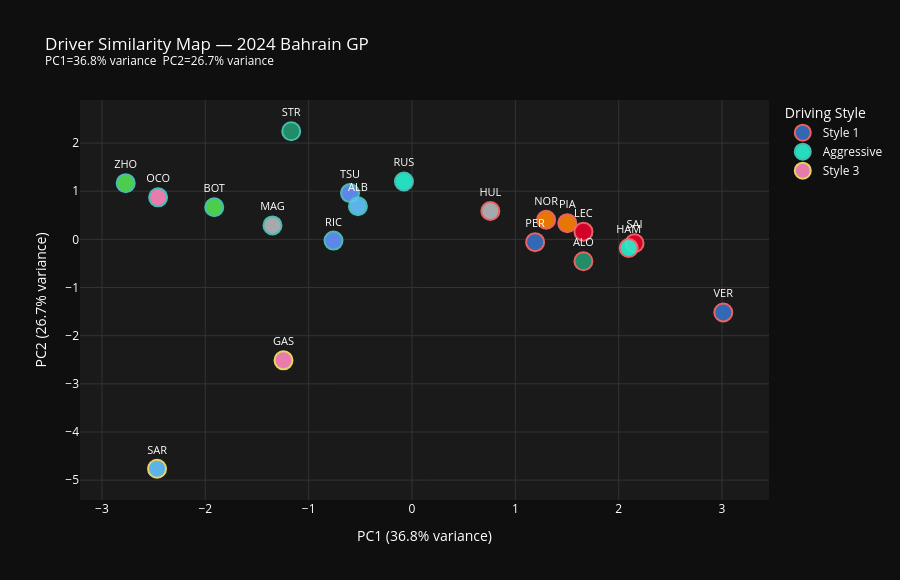

Notebook cell for this chart:
### Code cell
# Driver similarity map — 2D PCA scatter
CLUSTER_COLORS = ['#FF6B6B', '#4ECDC4', '#FFE66D', '#A8E6CF', '#FF8B94', '#B8B8FF']

fig = go.Figure()

from collections import defaultdict
cluster_groups = defaultdict(list)
for code, result in clustering.clusters.items():
    cluster_groups[result.cluster_label].append((code, result))

for i, (label, members) in enumerate(cluster_groups.items()):
    color = CLUSTER_COLORS[i % len(CLUSTER_COLORS)]
    team_colors_list = [TEAM_COLORS.get(r.team, '#888') for _, r in members]

    fig.add_trace(go.Scatter(
        x=[r.pca_x for _, r in members],
        y=[r.pca_y for _, r in members],
        mode='markers+text',
        name=label,
        text=[code for code, _ in members],
        textposition='top center',
        textfont=dict(size=11, color='#ffffff'),
        marker=dict(
            color=team_colors_list,
            size=18,
            line=dict(width=2, color=color),
            opacity=0.9,
        ),
        hovertemplate=(
            '<b>%{text}</b><br>'
            f'Style: {label}<br>'
            'PC1: %{x:.2f}<br>PC2: %{y:.2f}'
            '<extra></extra>'
        ),
    ))

fig.update_layout(
    title=f'Driver Similarity Map — 2024 Bahrain GP<br>'
          f'<sup>PC1={var1:.1f}% variance  PC2={var2:.1f}% variance</sup>',
    xaxis_title=f'PC1 ({var1:.1f}% variance)',
    yaxis_title=f'PC2 ({var2:.1f}% variance)',
    height=580,
    paper_bgcolor='#0f0f0f',
    plot_bgcolor='#1a1a1a',
    font=dict(color='#ffffff'),
    xaxis=dict(gridcolor='#333', zeroline=False),
    yaxis=dict(gridcolor='#333', zeroline=False),
    legend=dict(bgcolor='rgba(0,0,0,0)', title='Driving Style'),
)
fig.show()

### Figure 1 — Plotly figure (JSON) as saved in the notebook; plotly's stock layout.template omitted (floating-point values rounded to 4 significant figures)
{"data": [{"hovertemplate": "<b>%{text}</b><br>Style: Style 1<br>PC1: %{x:.2f}<br>PC2: %{y:.2f}<extra></extra>", "marker": {"color": ["#3671C6", "#3671C6", "#E8002D", "#E8002D", "#FF8000", "#27F4D2", "#FF8000", "#229971", "#B6BABD"], "line": {"color": "#FF6B6B", "width": 2}, "opacity": 0.9, "size": 18}, "mode": "markers+text", "name": "Style 1", "text": ["VER", "PER", "SAI", "LEC", "NOR", "HAM", "PIA", "ALO", "HUL"], "textfont": {"color": "#ffffff", "size": 11}, "textposition": "top center", "type": "scatter", "x": [3.012, 1.191, 2.154, 1.659, 1.298, 2.097, 1.503, 1.659, 0.7579], "y": [-1.518, -0.05818, -0.07976, 0.1605, 0.4079, -0.1785, 0.3367, -0.4548, 0.5892]}, {"hovertemplate": "<b>%{text}</b><br>Style: Aggressive<br>PC1: %{x:.2f}<br>PC2: %{y:.2f}<extra></extra>", "marker": {"color": ["#27F4D2", "#229971", "#52E252", "#B6BABD", "#6692FF", "#6692FF", "#64C4FF", "#FF87BC", "#52E252"], "line": {"color": "#4ECDC4", "width": 2}, "opacity": 0.9, "size": 18}, "mode": "markers+text", "name": "Aggressive", "text": ["RUS", "STR", "ZHO", "MAG", "RIC", "TSU", "ALB", "OCO", "BOT"], "textfont": {"color": "#ffffff", "size": 11}, "textposition": "top center", "type": "scatter", "x": [-0.07794, -1.168, -2.77, -1.35, -0.7594, -0.5999, -0.5233, -2.457, -1.914], "y": [1.203, 2.245, 1.167, 0.2901, -0.0256, 0.9613, 0.6883, 0.8731, 0.6671]}, {"hovertemplate": "<b>%{text}</b><br>Style: Style 3<br>PC1: %{x:.2f}<br>PC2: %{y:.2f}<extra></extra>", "marker": {"color": ["#FF87BC", "#64C4FF"], "line": {"color": "#FFE66D", "width": 2}, "opacity": 0.9, "size": 18}, "mode": "markers+text", "name": "Style 3", "text": ["GAS", "SAR"], "textfont": {"color": "#ffffff", "size": 11}, "textposition": "top center", "type": "scatter", "x": [-1.243, -2.467], "y": [-2.512, -4.763]}], "layout": {"font": {"color": "#ffffff"}, "height": 580, "legend": {"bgcolor": "rgba(0,0,0,0)", "title": {"text": "Driving Style"}}, "paper_bgcolor": "#0f0f0f", "plot_bgcolor": "#1a1a1a", "title": {"text": "Driver Similarity Map — 2024 Bahrain GP<br><sup>PC1=36.8% variance  PC2=26.7% variance</sup>"}, "xaxis": {"gridcolor": "#333", "title": {"text": "PC1 (36.8% variance)"}, "zeroline": false}, "yaxis": {"gridcolor": "#333", "title": {"text": "PC2 (26.7% variance)"}, "zeroline": false}}}
